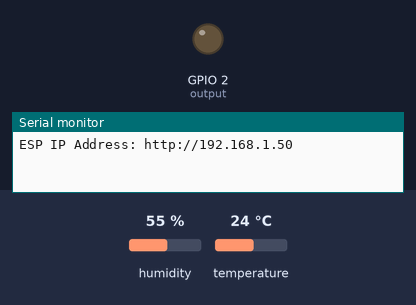
A program run on a simulated ESP32. Shown: output pins drawn as LEDs (lit = HIGH), the last lines printed to the serial monitor. The test bench sets the inputs (shaded band); at power-on: temperature 24 °C, humidity 55 %. WiFi joins after 1.5 s; servers stay silent unless stated.

Above: at 2.7 s.
2.8 s: temperature set to 27 °C
At 6.0 s:
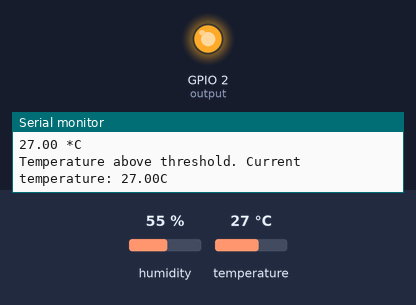
8.0 s: temperature set to 12 °C
At 11.0 s:
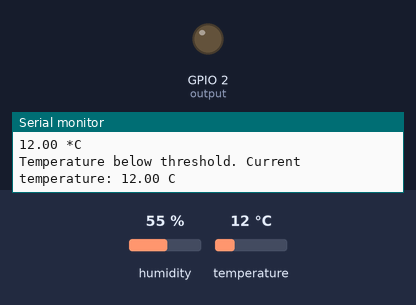
11.5 s: temperature set to 28 °C
At 16.0 s:
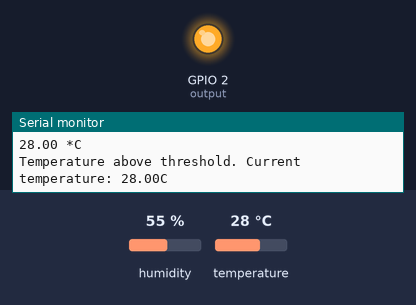
16.5 s: temperature set to 19 °C
At 21.0 s:
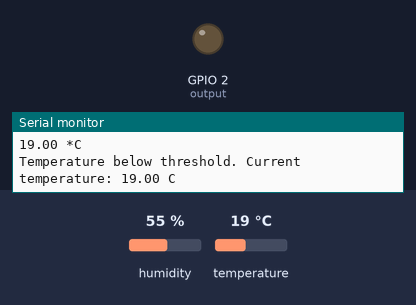
Timing chart, 0 to 22.5 s (numbered marks = the images above; inputs shaded):
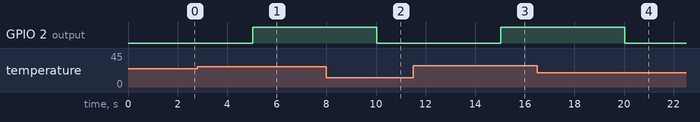

Measured:
- the behaviour switches between 25 and 26 °C on temperature (found by bisection; images 0 and 1)
- after the input at 2.8 s, GPIO 2 (output): LOW → HIGH after 2.2 s
- after the input at 8.0 s, GPIO 2 (output): HIGH → LOW after 2.0 s
- after the input at 11.5 s, GPIO 2 (output): LOW → HIGH after 3.5 s
- after the input at 16.5 s, GPIO 2 (output): HIGH → LOW after 3.5 s

The program:

main.cpp
```cpp
#include <Arduino.h>
#include <WiFi.h>
#include <AsyncTCP.h>
#include <ESPAsyncWebServer.h>
#include <Wire.h>
#include <Adafruit_Sensor.h>
#include "DHT.h"

const char* ssid = "2anhem";
const char* password = "boo112904";

AsyncWebServer server(80);

// GPIO where the output is connected to
const int output = 2;

#define DHTPIN 4
#define DHTTYPE DHT11
DHT dht(DHTPIN, DHTTYPE);

// Default Threshold Temperature Value
String inputMessage = "25.0";
String lastTemperature;
String enableArmChecked = "checked";
String inputMessage2 = "true";

const char index_html[] PROGMEM = R"rawliteral(
<!DOCTYPE HTML><html><head>
  <title>Temperature Threshold Output Control</title>
  <meta name="viewport" content="width=device-width, initial-scale=1">
  </head><body>
  <h2>DHT Temperature</h2>
  <h3>%TEMPERATURE% &deg;C</h3>
  <h2>ESP Arm Trigger</h2>
  <form action="/get">
    Temperature Threshold <input type="number" step="0.1" name="threshold_input" value="%THRESHOLD%" required><br>
    Arm Trigger <input type="checkbox" name="enable_arm_input" value="true" %ENABLE_ARM_INPUT%><br><br>
    <input type="submit" value="Submit">
  </form>
</body></html>)rawliteral";

void notFound(AsyncWebServerRequest *request) {
  request->send(404, "text/plain", "Not found");
}

// Replaces placeholder with DS18B20 values
String processor(const String& var){
  //Serial.println(var);
  if(var == "TEMPERATURE"){
    return lastTemperature;
  }
  else if(var == "THRESHOLD"){
    return inputMessage;
  }
  else if(var == "ENABLE_ARM_INPUT"){
    return enableArmChecked;
  }
  return String();
}

// Flag variable to keep track if triggers was activated or not
bool triggerActive = false;

const char* PARAM_INPUT_1 = "threshold_input";
const char* PARAM_INPUT_2 = "enable_arm_input";

unsigned long previousMillis = 0;
const long interval = 5000;

void setup() {
  Serial.begin(115200);
  WiFi.mode(WIFI_STA);
  WiFi.begin(ssid, password);
  if (WiFi.waitForConnectResult() != WL_CONNECTED) {
    Serial.println("WiFi Failed!");
    return;
  }
  Serial.println();
  Serial.print("ESP IP Address: http://");
  Serial.println(WiFi.localIP());

  pinMode(output, OUTPUT);
  digitalWrite(output, LOW);
  dht.begin();
  // Send web page to client
  server.on("/", HTTP_GET, [](AsyncWebServerRequest *request){
    request->send_P(200, "text/html", index_html, processor);
  });

  // Receive an HTTP GET request at <ESP_IP>/get?threshold_input=<inputMessage>&enable_arm_input=<inputMessage2>
  server.on("/get", HTTP_GET, [] (AsyncWebServerRequest *request) {
    // GET threshold_input value on <ESP_IP>/get?threshold_input=<inputMessage>
    if (request->hasParam(PARAM_INPUT_1)) {
      inputMessage = request->getParam(PARAM_INPUT_1)->value();
      // GET enable_arm_input value on <ESP_IP>/get?enable_arm_input=<inputMessage2>
      if (request->hasParam(PARAM_INPUT_2)) {
        inputMessage2 = request->getParam(PARAM_INPUT_2)->value();
        enableArmChecked = "checked";
      }
      else {
        inputMessage2 = "false";
        enableArmChecked = "";
      }
    }
    Serial.println(inputMessage);
    Serial.println(inputMessage2);
    request->send(200, "text/html", "HTTP GET request sent to your ESP.<br><a href=\"/\">Return to Home Page</a>");
  });
  server.onNotFound(notFound);
  server.begin();
}

void loop() {
  unsigned long currentMillis = millis();
  if (currentMillis - previousMillis >= interval) {
    previousMillis = currentMillis;
    dht.read();
    // Temperature in Celsius degrees
    float temperature = dht.readTemperature(0);
    Serial.print(temperature);
    Serial.println(" *C");

    lastTemperature = String(temperature);

    // Check if temperature is above threshold and if it needs to trigger output
    if(temperature > inputMessage.toFloat() && inputMessage2 == "true" && !triggerActive){
      String message = String("Temperature above threshold. Current temperature: ") +
                            String(temperature) + String("C");
      Serial.println(message);
      triggerActive = true;
      digitalWrite(output, HIGH);
    }
    // Check if temperature is below threshold and if it needs to trigger output
    else if((temperature < inputMessage.toFloat()) && inputMessage2 == "true" && triggerActive) {
      String message = String("Temperature below threshold. Current temperature: ") +
                            String(temperature) + String(" C");
      Serial.println(message);
      triggerActive = false;
      digitalWrite(output, LOW);
    }
  }
}
```
